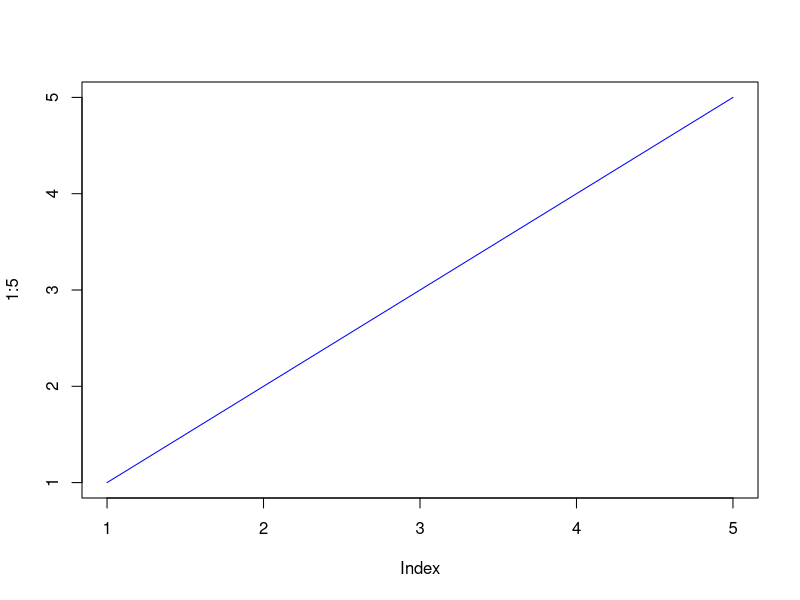
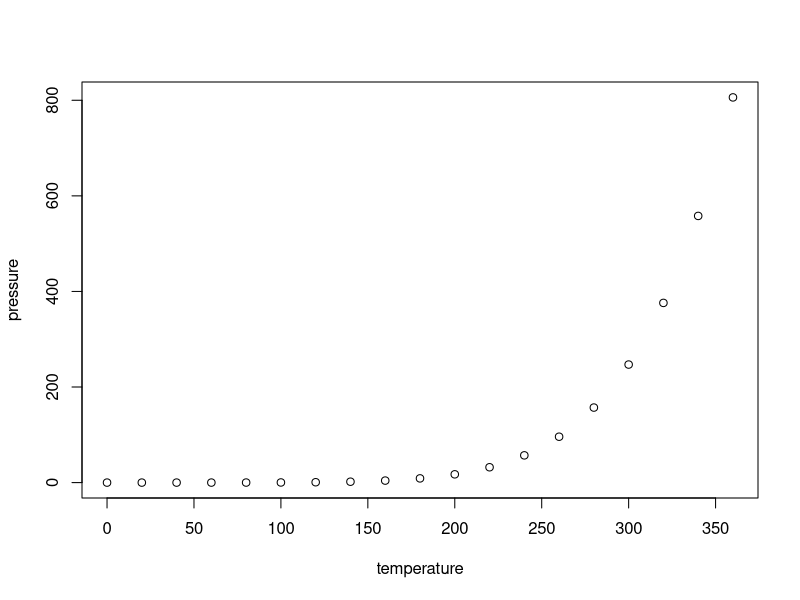

These figures' R source, in order:
## ---- chunk 1
knitr::opts_chunk$set(echo = TRUE)
## ---- chunk 2
plot(1:5, typ="l", col="blue")
## ---- chunk 3

## ---- chunk 4
summary(cars)
## ---- chunk 5
plot(pressure)
